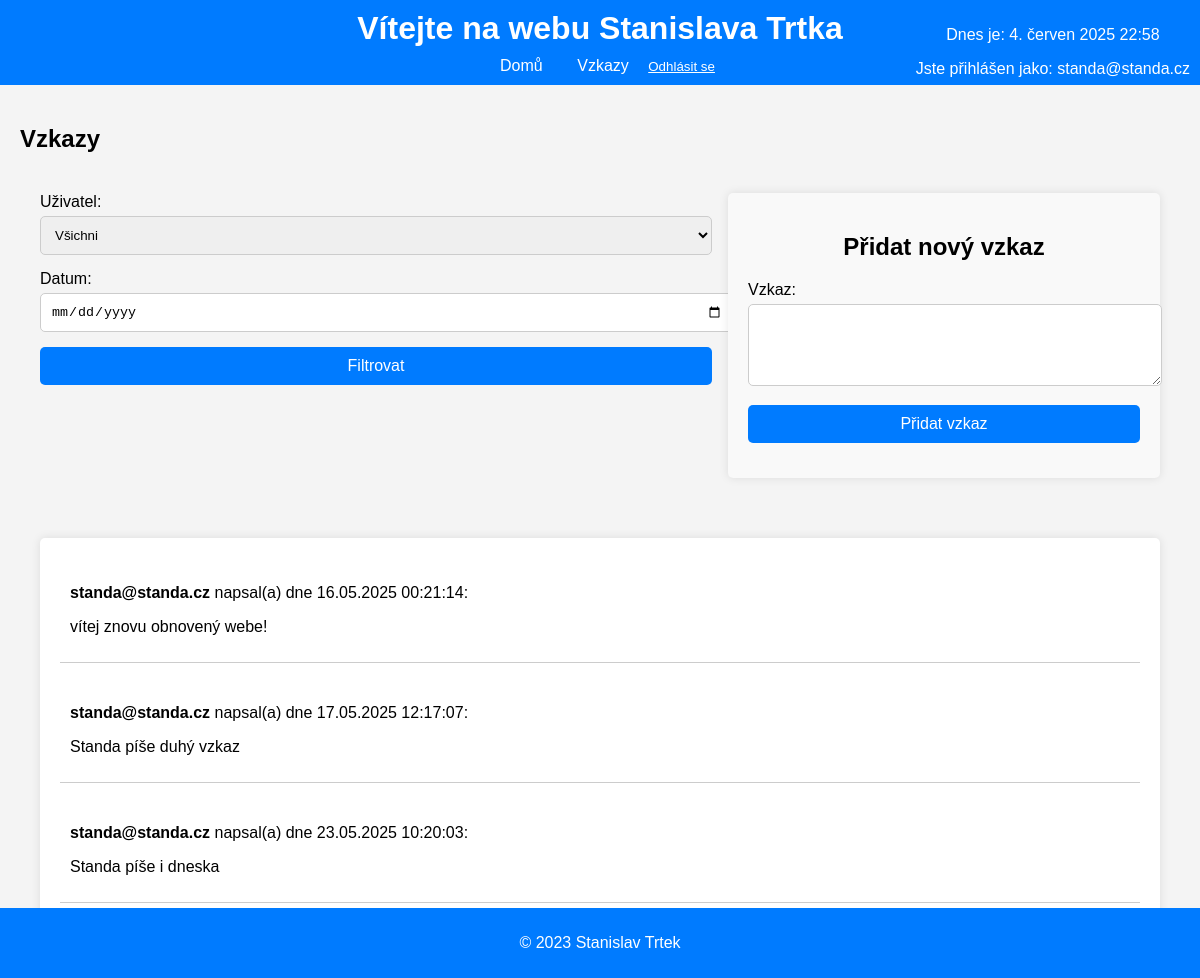
/messages/ (signed in), run on the app's committed database.
### myapp/models.py (models this page shows, shortened)
class CustomUser(AbstractUser):
    is_admin = models.BooleanField(default=False)

class Message(models.Model):
    user = models.ForeignKey('myapp.CustomUser', on_delete=models.CASCADE)
    content = models.TextField()
    timestamp = models.DateTimeField(auto_now_add=True)

### myapp/views.py (the view)
# urls.py: path('messages/', views.message_list, name='message_list'),
@login_required
def message_list(request):
    user_filter = request.GET.get('user')
    date_filter = request.GET.get('date')
    if request.user.is_admin:
        messages_query = Message.objects.all()
        if user_filter:
            messages_query = messages_query.filter(user__id=user_filter)
    else:
        messages_query = Message.objects.filter(user=request.user)
    if date_filter:
        date = parse_date(date_filter)
        if date:
            messages_query = messages_query.filter(timestamp__date=date)
    users = CustomUser.objects.all() if request.user.is_admin else CustomUser.objects.none()
    return render(request, 'message_list.html', {'messages': messages_query, 'users': users})

### myapp/context_processors.py (called while the page is built)
def current_datetime(request):
    return {
        'current_time': timezone.now()
    }

### myapp/templates/message_list.html (shortened to what this page needs)
{% extends "base.html" %}
{% load static %}
{% block content %}
<h2>Vzkazy</h2>
<div class="top-section">
    <div class="filter-form">
        <form method="get" action="{% url 'message_list' %}">
            <div class="form-group">
                <label for="user_filter">Uživatel:</label>
                <select name="user" id="user_filter">
                    <option value="">Všichni</option>
                </select>
            </div>
            <div class="form-group">
                <label for="date_filter">Datum:</label>
                <input type="date" name="date" id="date_filter" value="{{ request.GET.date }}">
            </div>
            <div class="form-group">
                <button type="submit">Filtrovat</button>
            </div>
        </form>
    </div>
    <div class="add-message">
        <h2>Přidat nový vzkaz</h2>
        <form method="post" action="{% url 'add_message' %}">
            <div class="form-group">
                <label for="id_content">Vzkaz:</label>
                <textarea name="content" id="id_content" rows="4" required></textarea>
            </div>
            <div class="form-group">
                <button type="submit">Přidat vzkaz</button>
            </div>
        </form>
    </div>
</div>
<div class="messages-container">
    <div class="messages-list">
        {% for message in messages %}
            <div class="message-item">
                <p><strong>{{ message.user.username }}</strong> napsal(a) dne {{ message.timestamp|date:"d.m.Y H:i:s" }}:</p>
                <p>{{ message.content }}</p>
            </div>
        {% endfor %}
    </div>
</div>
{% endblock %}

### myapp/templates/base.html (shortened to what this page needs)
{% load static %}
<!DOCTYPE html>
<html lang="en">
<head>
    <link rel="stylesheet" href="{% static 'css/style.css' %}">
    <link rel="stylesheet" href="{% static 'css/home.css' %}">
    <link rel="stylesheet" href="{% static 'css/message_list.css' %}">
    <link rel="stylesheet" href="{% static 'css/login.css' %}">
    <link rel="stylesheet" href="https://cdn.jsdelivr.net/npm/cookieconsent@3/build/cookieconsent.min.css" />
</head>
<body>
    <header>
        <h1>Vítejte na webu Stanislava Trtka</h1>
        <nav>
            <a href="{% url 'home' %}">Domů</a>
            <a href="{% url 'message_list' %}">Vzkazy</a>
            {% if user.is_authenticated %}
                <form action="{% url 'logout' %}" method="post" style="display:inline;">
                    <button type="submit" style="background:none; border:none; color:white; cursor:pointer; text-decoration:underline; padding:0;">
                        Odhlásit se
                    </button>
                </form>
            {% else %}
                <a href="{% url 'login' %}">Přihlásit se</a>
            {% endif %}
        </nav>
        <div class="current-time">
            <p>Dnes je: {{ current_time|date:"j. F Y H:i" }}</p>
            {% if user.is_authenticated %}
                <p>Jste přihlášen jako: {{ user.username }}</p>
            {% endif %}
        </div>
    </header>
    <main>
        {% block content %}{% endblock %}
    </main>
    <footer>
        <p>&copy; 2023 Stanislav Trtek</p>
    </footer>
</body>
</html>

### myapp/static/css/style.css (style rules this page uses)
body { font-family: Arial, sans-serif; background-color: #f4f4f4; margin: 0; padding: 0; }
header { background-color: #007bff; color: white; padding: 10px 0; text-align: center; display: flex; justify-content: center; flex-wrap: wrap; position: relative; }
header h1 { margin: 0; flex: 1 100%; }
nav { margin-top: 10px; }
nav a { color: white; margin: 0 15px; text-decoration: none; }
.current-time, .user-info { position: absolute; }
.current-time { top: 10px; right: 10px; }
main { padding: 20px; }
footer { background-color: #007bff; color: white; text-align: center; padding: 10px 0; position: fixed; bottom: 0; width: 100%; }

### myapp/static/css/message_list.css (style rules this page uses)
.top-section { display: flex; justify-content: space-between; padding: 20px; margin-bottom: 20px; }
.add-message { width: 35%; padding: 20px; background-color: #f9f9f9; border-radius: 5px; box-shadow: 0 0 10px rgba(0, 0, 0, 0.1); }
.add-message h2 { margin-bottom: 20px; text-align: center; }
.filter-form { width: 60%; margin-bottom: 20px; }
.filter-form .form-group { margin-bottom: 15px; }
.filter-form .form-group label { display: block; margin-bottom: 5px; }
.filter-form .form-group select, .filter-form .form-group input { width: 100%; padding: 10px; border: 1px solid #ccc; border-radius: 5px; }
.filter-form .form-group button { width: 100%; padding: 10px; background-color: #007bff; color: #fff; border: none; border-radius: 5px; cursor: pointer; font-size: 16px; }
.messages-container { display: flex; justify-content: space-between; padding: 20px; }
.messages-list { width: 100%; padding: 20px; background-color: #fff; border-radius: 5px; box-shadow: 0 0 10px rgba(0, 0, 0, 0.1); }
.message-item { margin-bottom: 15px; padding: 10px; border-bottom: 1px solid #ccc; }
.form-group { margin-bottom: 15px; }
.form-group label { display: block; margin-bottom: 5px; }
.form-group textarea { width: 100%; padding: 10px; border: 1px solid #ccc; border-radius: 5px; }
.form-group button { width: 100%; padding: 10px; background-color: #007bff; color: #fff; border: none; border-radius: 5px; cursor: pointer; font-size: 16px; }

### myapp/static/css/login.css (style rules this page uses)
.form-group { margin-bottom: 15px; }
.form-group label { display: block; margin-bottom: 5px; }
.form-group input { width: 100%; padding: 10px; border: 1px solid #ccc; border-radius: 5px; }
.form-group button { width: 100%; padding: 10px; background-color: #007bff; color: #fff; border: none; border-radius: 5px; cursor: pointer; font-size: 16px; }

### data on the page
CustomUser: username "standa@standa.cz"
Message: user.username "standa@standa.cz", timestamp "16.05.2025 00:21:14", content "vítej znovu obnovený webe!"
Message: user.username "standa@standa.cz", timestamp "17.05.2025 12:17:07", content "Standa píše duhý vzkaz"
Message: user.username "standa@standa.cz", timestamp "23.05.2025 10:20:03", content "Standa píše i dneska"
